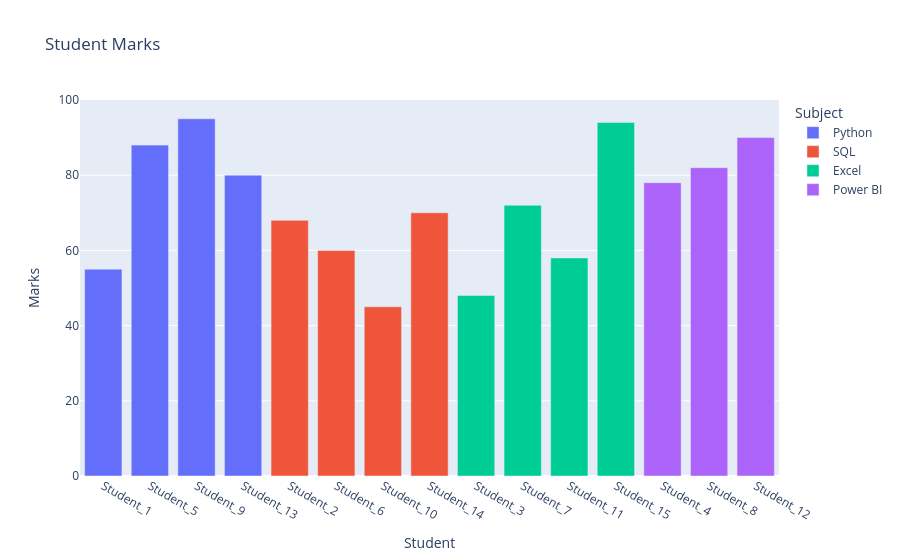

Notebook code cell kept with this figure:
### Code cell
# Bar chart
fig = px.bar(df,x="Student",y="Marks",
             title="Student Marks",color="Subject")
fig.show()

### Figure 1 — Plotly figure (JSON) as saved in the notebook; plotly's stock layout.template omitted (floating-point values rounded to 4 significant figures)
{"data": [{"hovertemplate": "Subject=Python<br>Student=%{x}<br>Marks=%{y}<extra></extra>", "legendgroup": "Python", "marker": {"color": "#636efa", "pattern": {"shape": ""}}, "name": "Python", "orientation": "v", "showlegend": true, "textposition": "auto", "type": "bar", "x": ["Student_1", "Student_5", "Student_9", "Student_13"], "xaxis": "x", "y": [55, 88, 95, 80], "yaxis": "y"}, {"hovertemplate": "Subject=SQL<br>Student=%{x}<br>Marks=%{y}<extra></extra>", "legendgroup": "SQL", "marker": {"color": "#EF553B", "pattern": {"shape": ""}}, "name": "SQL", "orientation": "v", "showlegend": true, "textposition": "auto", "type": "bar", "x": ["Student_2", "Student_6", "Student_10", "Student_14"], "xaxis": "x", "y": [68, 60, 45, 70], "yaxis": "y"}, {"hovertemplate": "Subject=Excel<br>Student=%{x}<br>Marks=%{y}<extra></extra>", "legendgroup": "Excel", "marker": {"color": "#00cc96", "pattern": {"shape": ""}}, "name": "Excel", "orientation": "v", "showlegend": true, "textposition": "auto", "type": "bar", "x": ["Student_3", "Student_7", "Student_11", "Student_15"], "xaxis": "x", "y": [48, 72, 58, 94], "yaxis": "y"}, {"hovertemplate": "Subject=Power BI<br>Student=%{x}<br>Marks=%{y}<extra></extra>", "legendgroup": "Power BI", "marker": {"color": "#ab63fa", "pattern": {"shape": ""}}, "name": "Power BI", "orientation": "v", "showlegend": true, "textposition": "auto", "type": "bar", "x": ["Student_4", "Student_8", "Student_12"], "xaxis": "x", "y": [78, 82, 90], "yaxis": "y"}], "layout": {"barmode": "relative", "legend": {"title": {"text": "Subject"}, "tracegroupgap": 0}, "title": {"text": "Student Marks"}, "xaxis": {"anchor": "y", "domain": [0, 1], "title": {"text": "Student"}}, "yaxis": {"anchor": "x", "domain": [0, 1], "title": {"text": "Marks"}}}}
